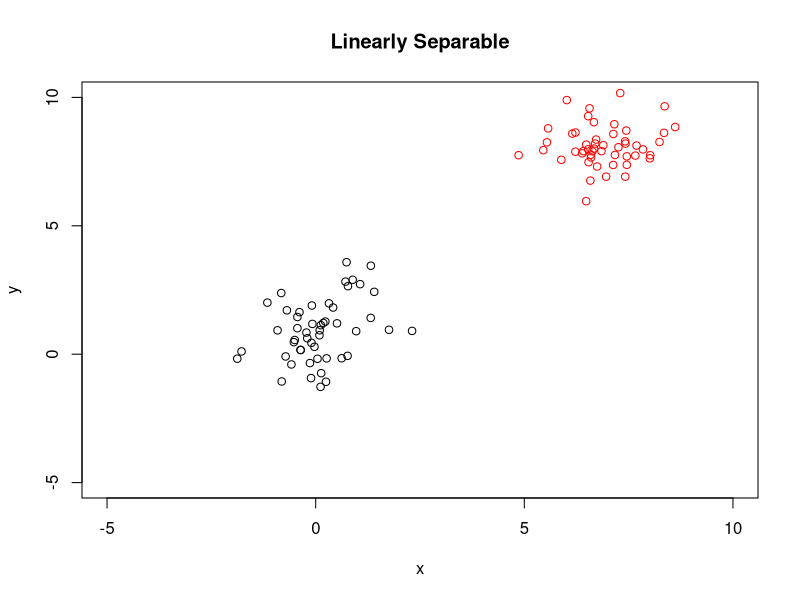
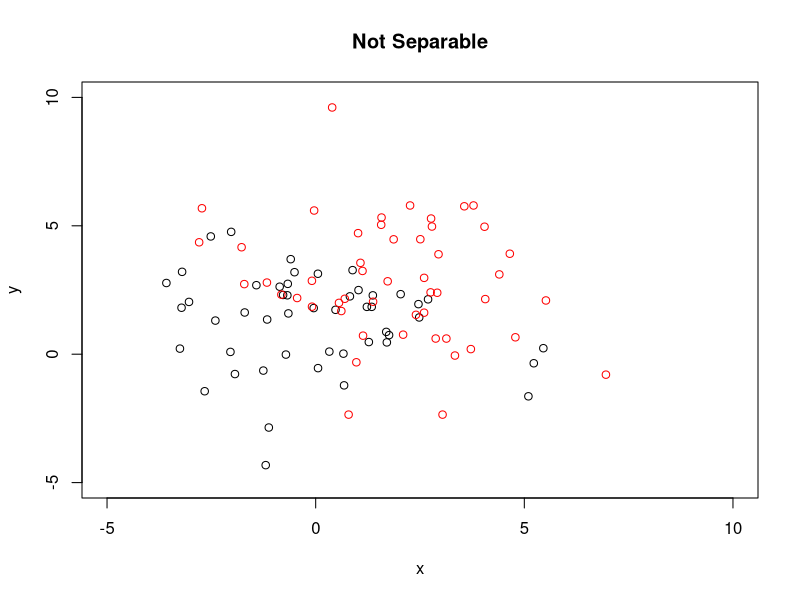

Source code (R) for these figures, in order:
rm(list = ls())
set.seed(100) # Set a seed to fix the generated random numbers
dataset1 <- cbind(rnorm(50, 0, 1), rnorm(50, 1, 1), matrix(-1, 50, 1))
dataset2 <- cbind(rnorm(50, 7, 1), rnorm(50, 8, 1), matrix(1, 50, 1))
separableData <- rbind(dataset1, dataset2)
plot(-5:10, -5:10, type = "n", main='Linearly Separable', ylab='y', xlab='x')
points(dataset1[,1], dataset1[,2], col = "black")
points(dataset2[,1], dataset2[,2], col = "red")

dataset3 <- cbind(rnorm(50, 0, 2), rnorm(50, 1, 2), matrix(-1, 50, 1))
dataset4 <- cbind(rnorm(50, 2, 2), rnorm(50, 3, 2), matrix(1, 50, 1))
nonSeparableData <- rbind(dataset3, dataset4)
plot(-5:10, -5:10, type = "n", main='Not Separable', ylab='y', xlab='x')
points(dataset3[,1], dataset3[,2], col = "black")
points(dataset4[,1], dataset4[,2], col = "red")